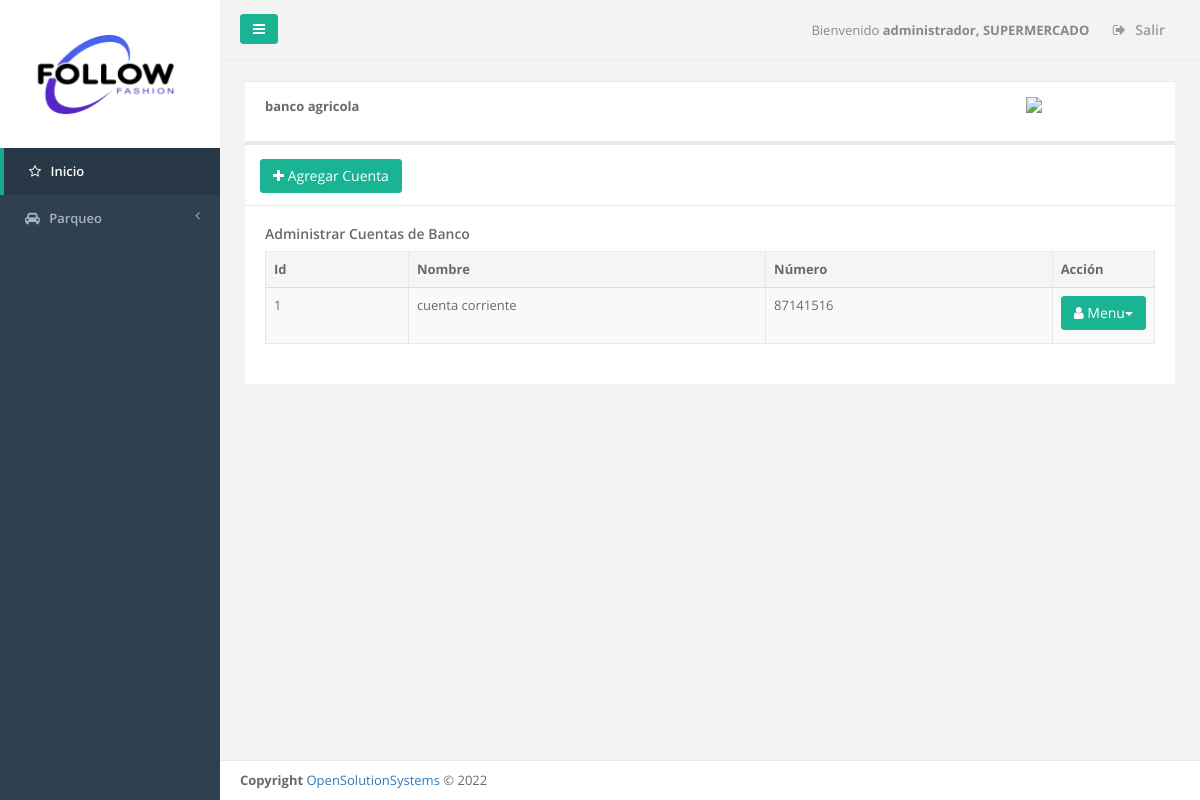
The app's page /cuenta_banco.php?id_banco=1 (signed in) with its own data.
### tables this page shows
CREATE TABLE `menu` (
  `id_server` int(11) NOT NULL,
  `unique_id` text NOT NULL,
  `id_menu` int(11) NOT NULL,
  `nombre` varchar(250) DEFAULT NULL,
  `prioridad` int(11) DEFAULT NULL,
  `icono` varchar(250) NOT NULL,
  `visible` tinyint(1) NOT NULL
);

CREATE TABLE `sucursal` (
  `id_server` int(11) NOT NULL,
  `unique_id` text NOT NULL,
  `id_sucursal` int(11) NOT NULL,
  `descripcion` text NOT NULL,
  `direccion` varchar(255) NOT NULL,
  `telefono1` varchar(20) NOT NULL,
  `telefono2` varchar(20) NOT NULL,
  `casa_matriz` tinyint(1) NOT NULL,
  `iva` float NOT NULL,
  `monto_retencion1` float NOT NULL,
  `monto_retencion10` float NOT NULL,
  `monto_percepcion` float NOT NULL,
  `n_sucursal` int(11) NOT NULL,
  `vigencia_factura` int(11) NOT NULL,
  `vigencia_pedido` int(11) NOT NULL,
  `giro` varchar(100) NOT NULL,
  `nrc` varchar(100) NOT NULL,
  `nit` varchar(100) NOT NULL,
  `razon_social` varchar(150) NOT NULL,
  `logo` varchar(150) NOT NULL,
  `serie_cof` varchar(100) NOT NULL,
  `desde_cof` int(11) NOT NULL,
  `hasta_cof` int(11) NOT NULL,
  `serie_ccf` varchar(100) NOT NULL,
  `desde_ccf` int(11) NOT NULL,
  `hasta_ccf` int(11) NOT NULL,
  `ultima_act` date NOT NULL
);

CREATE TABLE `banco` (
  `id_server` int(11) NOT NULL,
  `unique_id` text NOT NULL,
  `id_sucursal` int(11) NOT NULL,
  `id_banco` int(1) NOT NULL,
  `nombre` varchar(100) DEFAULT NULL,
  `logo` varchar(250) DEFAULT NULL
);

CREATE TABLE `cuenta_banco` (
  `id_server` int(11) NOT NULL,
  `unique_id` text NOT NULL,
  `id_sucursal` int(11) NOT NULL,
  `id_cuenta` int(11) NOT NULL,
  `numero_cuenta` varchar(50) NOT NULL,
  `nombre_cuenta` varchar(100) NOT NULL,
  `id_banco` int(11) NOT NULL,
  `observaciones` varchar(150) NOT NULL
);

### _conexion.php (called while the page is built, shortened)
<?php
$username = "root";
$password = "admin$";
$hostname = "localhost";
$dbname = "follow_fashion";
$conexion = mysqli_connect("$hostname","$username","$password","$dbname");
function _query($sql_string){
  global $conexion;
  mysqli_set_charset($conexion,"utf8");
  $query=mysqli_query($conexion,$sql_string);
  return $query;
}
function _fetch_array($sql_string){
  $fetched = mysqli_fetch_array($sql_string,MYSQLI_ASSOC);
  return $fetched;
}
function _num_rows($sql_string){
  $rows = mysqli_num_rows($sql_string);
  return $rows;
}
function get_name_script($url){
  if ( strpos($url, '/') !== FALSE ){
    $nombre_archivo_tmp = explode('/', $url);
  }
  $nombre_archivo= array_pop($nombre_archivo_tmp );
  return  $nombre_archivo;
}
function permission_usr($id_user,$filename){
  $sql1="SELECT menu.id_menu, menu.nombre as nombremenu, menu.prioridad,
  modulo.id_modulo,  modulo.nombre as nombremodulo, modulo.descripcion, modulo.filename,
  usuario_modulo.id_usuario,usuario.admin as admin
  FROM menu, modulo, usuario_modulo, usuario
  WHERE usuario.id_usuario='$id_user'
  AND menu.id_menu=modulo.id_menu
  AND usuario.id_usuario=usuario_modulo.id_usuario
  AND usuario_modulo.id_modulo=modulo.id_modulo
  AND modulo.filename='$filename'
  ";
  $result1=_query($sql1);
  $count1=_num_rows($result1);
  if($count1 >0){
    $row1=_fetch_array($result1);
    $admin=$row1['admin'];
    $nombremodulo=$row1['nombremodulo'];
    $filename=$row1['filename'];
    $name_link=$filename;
  }
  else{
    $name_link='NOT';
  }
  return $name_link;
}
?>

### cuenta_banco.php (the view, shortened to what this page needs)
<?php
$title =  'Administrar Cuentas de Banco';
$_PAGE = array ();
$_PAGE ['links'] = null;
$_PAGE ['links'] .= '<link href="css/bootstrap.min.css" rel="stylesheet">';
$_PAGE ['links'] .= '<link href="font-awesome/css/font-awesome.css" rel="stylesheet">';
$_PAGE ['links'] .= '<link href="css/plugins/iCheck/custom.css" rel="stylesheet">';
$_PAGE ['links'] .= '<link href="css/plugins/chosen/chosen.css" rel="stylesheet">';
$_PAGE ['links'] .= '<link href="css/plugins/toastr/toastr.min.css" rel="stylesheet">';
$_PAGE ['links'] .= '<link href="css/plugins/jQueryUI/jquery-ui-1.10.4.custom.min.css" rel="stylesheet">';
$_PAGE ['links'] .= '<link href="css/plugins/jqGrid/ui.jqgrid.css" rel="stylesheet">';
$_PAGE ['links'] .= '<link href="css/plugins/dataTables/dataTables.bootstrap.css" rel="stylesheet">';
$_PAGE ['links'] .= '<link href="css/plugins/dataTables/dataTables.responsive.css" rel="stylesheet">';
$_PAGE ['links'] .= '<link href="css/plugins/dataTables/dataTables.tableTools.min.css" rel="stylesheet">';
$_PAGE ['links'] .= '<link href="css/animate.css" rel="stylesheet">';
$_PAGE ['links'] .= '<link href="css/style.css" rel="stylesheet">';
include_once "header.php";
include_once "main_menu.php";
$id_banco = $_REQUEST["id_banco"];
$sql="SELECT * FROM cuenta_banco WHERE id_banco='$id_banco'";
$sql1=_query("SELECT * FROM banco WHERE id_banco='$id_banco'");
$datos = _fetch_array($sql1);
$nombre = $datos["nombre"];
$logo = $datos["logo"];
if($logo == "")
{
	$logo = "img/place.png";
}
$result=_query($sql);
$id_user=$_SESSION["id_usuario"];
$admin=$_SESSION["admin"];
$uri = $_SERVER['SCRIPT_NAME'];
$filename=get_name_script($uri);
$links=permission_usr($id_user,$filename);
?>
<div class="wrapper wrapper-content  animated fadeInRight">
	<div class="row" id="row1">
		<div class="col-lg-12">
			<div class="ibox float-e-margins">
				<div class="ibox-content">
					<div class="row">
						<div class="col-lg-6">
							<label><?php echo $nombre; ?></label>
						</div>
						<div class="col-lg-6">
							<img src="<?php echo $logo; ?>" style="width: 30%;" class='pull-right'>
						</div>
					</div>
				</div>
				<?php
				if ($links!='NOT' || $admin=='1' ){
					echo"<div class='ibox-title'>";
					$filename='agregar_cuenta_banco.php';
					$link=permission_usr($id_user,$filename);
					if ($link!='NOT' || $admin=='1' )
					echo "<a href='agregar_cuenta_banco.php?id_banco=$id_banco' data-toggle='modal' data-target='#viewModal' data-refresh='true' class='btn btn-primary' role='button'><i class='fa fa-plus icon-large'></i> Agregar Cuenta</a>";
					echo "</div>";
					?>
					<div class="ibox-content">
						<header>
							<h4><?php echo  $title; ?></h4>
						</header>
						<section>
							<table class="table table-striped table-bordered table-hover "id="editable">
								<thead>
									<tr>
										<th class="col-lg-2">Id</th>
										<th class="col-lg-5">Nombre</th>
										<th class="col-lg-4">Número</th>
										<th class="col-lg-1">Acci&oacute;n</th>
									</tr>
								</thead>
								<tbody>
									<?php
									while($row=_fetch_array($result))
									{
										$id_cuenta = $row['id_cuenta'];
										$nombre=$row['nombre_cuenta'];
										$numero=$row['numero_cuenta'];
										echo "<tr>";
										echo"<td>".$id_cuenta."</td>
										<td>".$nombre."</td>
										<td>".$numero."</td>";
										echo"<td><div class=\"btn-group\">
										<a href=\"#\" data-toggle=\"dropdown\" class=\"btn btn-primary dropdown-toggle\"><i class=\"fa fa-user icon-white\"></i> Menu<span class=\"caret\"></span></a>
										<ul class=\"dropdown-menu dropdown-primary\">";
										echo "	</ul>
										</div>
										</td>
										</tr>";
									}
									?>
								</tbody>
							</table>
						</section>
					</div>
				</div>
				</div>
			</div>
		</div>
		<?php
		include ("footer.php");
	}
	else
	{
		echo "<br><br><div class='alert alert-warning'>No tiene permiso para este modulo.</div></div></div></div></div>";
		include ("footer.php");
	}
	?>

### main_menu.php (shortened to what this page needs)
<nav class="navbar-default navbar-static-side" role="navigation">
  <div class="sidebar-collapse">
    <ul class="nav" id="side-menu">
      <li class="nav-header" style="background: #FFFFFF;">
        <div class="dropdown profile-element">
          <span>
            <img alt="image" class="img-responsive" src="img/62b1ee1c1c090_follow_logo.png" width="180px" style="margin-left: -3%;">
          </span>
      </div>
    </li>
    <?php
    $id_user=$_SESSION["id_usuario"];
    $admin=$_SESSION["admin"];
    $icono='fa fa-star-o';
    $sql_menus="SELECT id_menu, nombre, prioridad,icono FROM menu order by prioridad";
    $result=_query($sql_menus);
    $main_lnk='dashboard.php';
    if($admin=='1')
    {
      echo  "<li class='active'>";
      echo "<a href='dashboard.php'><i class='".$icono."'></i> <span class='nav-label'>Inicio</span></a>";
      echo  "</li>";
    }
    else
    {
      echo  "<li class='active'>";
      echo "<a href='dashboard.php'><i class='".$icono."'></i> <span class='nav-label'>Inicio</span></a>";
      echo  "</li>";
    }
    while($row=_fetch_array($result))
    {
      $menuname=$row['nombre'];
      $id_menu=$row['id_menu'];
      $icono=$row['icono'];
      if($admin=='1')
      {
        $sql_links="SELECT distinct menu.id_menu, menu.nombre as nombremenu, menu.prioridad,
        modulo.id_modulo, modulo.nombre as nombremodulo, modulo.descripcion, modulo.filename, usuario.admin
        FROM menu, modulo, usuario
        WHERE usuario.id_usuario='$id_user'
        AND usuario.admin='1'
        AND menu.id_menu='$id_menu'
        AND menu.id_menu=modulo.id_menu
        AND modulo.mostrarmenu='1'
        AND menu.visible=1
        ";
      }
      $result_modules=_query($sql_links);
      $numrow2=_num_rows($result_modules);
      if($numrow2>0)
      {
        echo "<li><a href='".$main_lnk."'><i class='".$icono."'></i></i> <span class='nav-label'>".$menuname."</span> <span class='fa arrow'></span></a>";
        echo" </li>";
      }
    }
  ?>
</div>
</nav>
<div id="page-wrapper" class="gray-bg">
  <div class="row border-bottom">
    <nav class="navbar navbar-static-top" role="navigation" style="margin-bottom: 0">
      <div class="navbar-header">
        <a class="navbar-minimalize minimalize-styl-2 btn btn-primary"><i class="fa fa-bars"></i> </a>
      </div>
      <?php
      $id_sucursal=$_SESSION["id_sucursal"];
      $qsucursal=_query("SELECT descripcion FROM sucursal WHERE id_sucursal='$id_sucursal'");
      $row_sucursal=_fetch_array($qsucursal);
      $sucursal=$row_sucursal["descripcion"];
      ?>
      <ul class="nav navbar-top-links navbar-right">
        <li>
          <span class="m-r-sm text-muted welcome-message">Bienvenido <b><?php echo $_SESSION["nombre"].", ".$sucursal ?> </b></span>
        </li>
        <li>
          <a href="logout.php">
            <i class="fa fa-sign-out"></i> Salir
          </a>
        </li>
      </ul>
    </nav>
  </div>

### records on screen
menu: nombre "Parqueo"
sucursal: descripcion "SUPERMERCADO"
banco: nombre "banco agricola"
cuenta_banco: id_cuenta "1", nombre_cuenta "cuenta corriente", numero_cuenta "87141516"

### other values on screen
$_SESSION["nombre"] "administrador"
$title "Administrar Cuentas de Banco"
